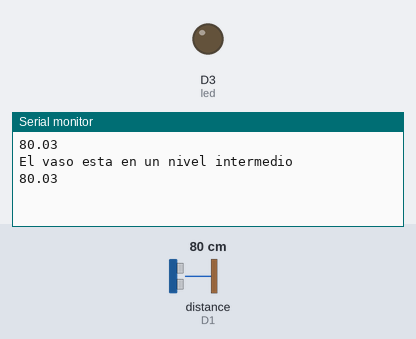
The sketch below on a simulated ESP8266 (NodeMCU). On the bench: output pins drawn as LEDs (lit = HIGH), the last lines printed to the serial monitor. Wiring (inferred from the names in the program): ultrasonic range finder: trigger D2; echo D1. Inputs (shaded band) come from the test bench; at power-on: distance to the obstacle (sensor on D1) 80 cm. The echo pulse lasts 58.3 µs per cm; pins used as bus, display or sensor lines are not drawn.

Above: at 1.8 s.
1.9 s: distance to the obstacle (sensor on D1) set to 2 cm
At 2.8 s:
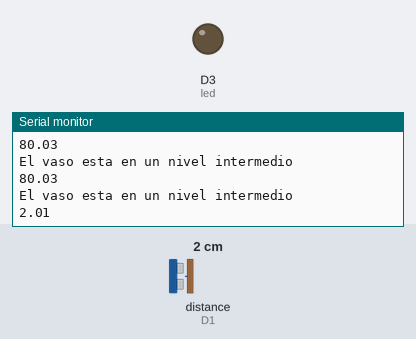
5.5 s: distance to the obstacle (sensor on D1) set to 120 cm
At 6.8 s:
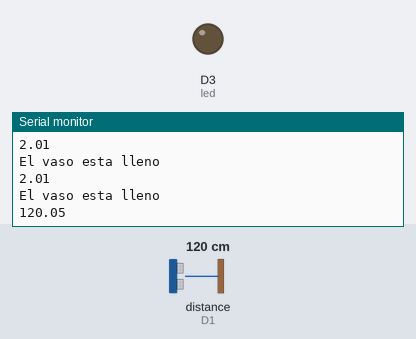
Timing chart, 0 to 8.5 s (numbered marks = the images above; inputs shaded):
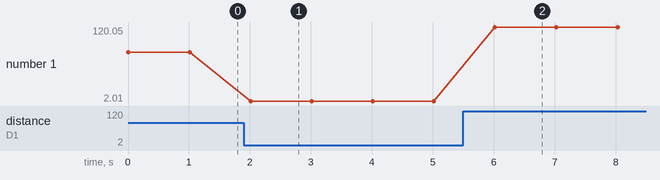

The sketch:

Leds-Ultrasonico.ino
```cpp
// trigger y echo
int TRIG = D2;
int ECO = D1;

float t = 0;
long tr = 0;
float l = 0;

float tiempo;
float distancia;

int led = D3;

void setup() {
  // Set pines del ultra
  pinMode(TRIG, OUTPUT);
  pinMode(ECO, INPUT);

  pinMode(led, OUTPUT);

  // serial
  Serial.begin(115200);
}

void loop() {
  // limpiar trigger
  digitalWrite(TRIG, LOW);
  delayMicroseconds(2);

  // encender trigger
  digitalWrite(TRIG, HIGH);
  delayMicroseconds(10);
  digitalWrite(TRIG, LOW);

  // conversion de datos
  tr = pulseIn(ECO, HIGH);
  t = tr * 0.000001;
  l = (((343.2 * t) * 100) / 2);
  Serial.println(l);

  delay(1000);

  if (l >= 300) {
    Serial.println("El vaso esta vacio");
    digitalWrite(led, HIGH);
  } else if (l >= 120 && l <= 180) {
    Serial.println("El vaso medio lleno");
    digitalWrite(led, LOW);
  } else if (l <= 20) {
    Serial.println("El vaso esta lleno");
    digitalWrite(led, LOW);
  } else {
    Serial.println("El vaso esta en un nivel intermedio");
    digitalWrite(led, LOW);
  }
}
```

Measured:
- after the input at 1.9 s, the serial monitor: prints a new line after 0.11 s (image 1)
- after the input at 5.5 s, the serial monitor: prints a new line after 0.52 s (image 2)
- plotted number 1: 80.03 → 2.01 after the input at 1.9 s, 2.01 → 120.05 after the input at 5.5 s
